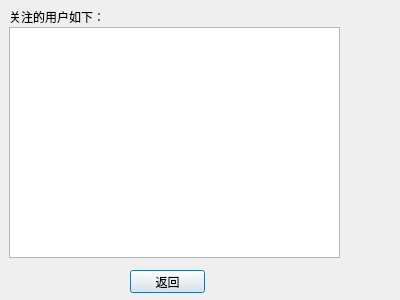
<?xml version="1.0" encoding="UTF-8"?>
<ui version="4.0">
 <class>ShowFocusListDialog</class>
 <widget class="QDialog" name="ShowFocusListDialog">
  <property name="geometry">
   <rect>
    <x>0</x>
    <y>0</y>
    <width>400</width>
    <height>300</height>
   </rect>
  </property>
  <property name="windowTitle">
   <string>Dialog</string>
  </property>
  <widget class="QListWidget" name="listWidget">
   <property name="geometry">
    <rect>
     <x>9</x>
     <y>27</y>
     <width>331</width>
     <height>231</height>
    </rect>
   </property>
  </widget>
  <widget class="QLabel" name="label">
   <property name="geometry">
    <rect>
     <x>9</x>
     <y>9</y>
     <width>96</width>
     <height>16</height>
    </rect>
   </property>
   <property name="text">
    <string>关注的用户如下：</string>
   </property>
  </widget>
  <widget class="QPushButton" name="ReturnButton">
   <property name="geometry">
    <rect>
     <x>130</x>
     <y>270</y>
     <width>75</width>
     <height>23</height>
    </rect>
   </property>
   <property name="text">
    <string>返回</string>
   </property>
  </widget>
 </widget>
 <resources/>
 <connections/>
</ui>
